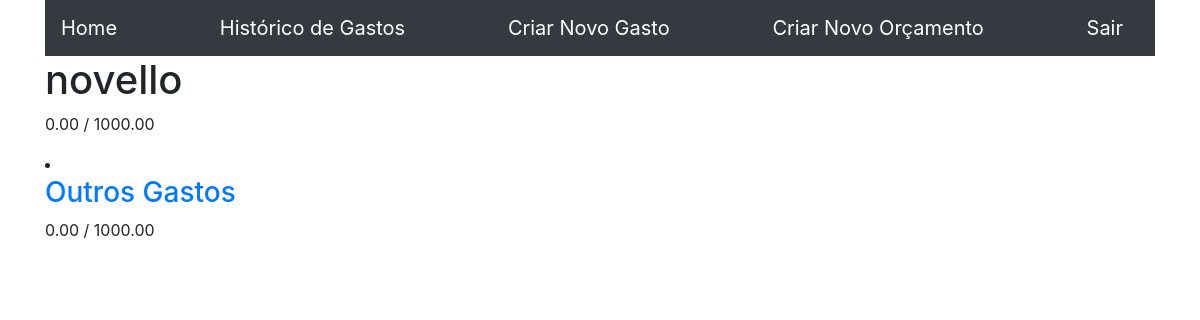
Screenshot of / (signed in) with the database file from the repository.
### budgeter/models.py (models this page shows, shortened)
class User(AbstractUser):
    BUDGET_START_DAY_OPTIONS = [(x, str(x)) for x in range(1, 29)]
    total_budget = models.DecimalField(decimal_places=2, max_digits=15, default=0)
    budget_start_day = models.IntegerField(choices=BUDGET_START_DAY_OPTIONS, default=1)
    def get_spent_budget(self):
        spent_budget = self.transaction_set.all().aggregate(Sum('value'))['value__sum']
        if spent_budget is None:
            return Decimal('0.00')
        return spent_budget

class Budget(models.Model):
    user = models.ForeignKey(User, on_delete=models.CASCADE)
    budget_name = models.CharField(max_length=200)
    allowed_spending = models.DecimalField(decimal_places=2, max_digits=15)
    spent = models.DecimalField(default=0, decimal_places=2, max_digits=15)
    created_at = models.DateTimeField(auto_now_add=True)
    updated_at = models.DateTimeField(auto_now=True)
    def get_spent_budget(self):
        spent_budget = self.transaction_set.all().aggregate(Sum('value'))['value__sum']
        if spent_budget is None:
            return Decimal('0.00')
        return spent_budget

### budgeter/views.py (the view)
# urls.py: path('', views.home, name='home'),
@login_required
def home(request):
    user = request.user
    user_spent_budget = user.get_spent_budget()
    context = {
        'user_spent_budget': user_spent_budget,
    }
    return render(request, 'budgeter/home.html', context)

### budgeter/templates/budgeter/home.html (shortened to what this page needs)
{% extends 'budgeter/budgeter_base.html' %}
{% block main %}
    <h1> {{ user.username }} </h1>
    <p>{{ user_spent_budget }} / {{ user.total_budget }}</p>
    <lu>
    {%for budget in user.budget_set.all %}
        <li>
            <a href={% url 'budget' budget.id %}>
                <h3>{{ budget.budget_name }}</h3>
            <p>{{ budget.get_spent_budget }} / {{ budget.allowed_spending }}</p>
        </li>
    {% endfor %}
    </lu>
{% endblock main %}

### rows the page displays
User: username "novello", total_budget "1000.00"
Budget: budget_name "Outros Gastos", get_spent_budget "0.00", allowed_spending "1000.00"

### other values shown
{{ user_spent_budget }} "0.00"
